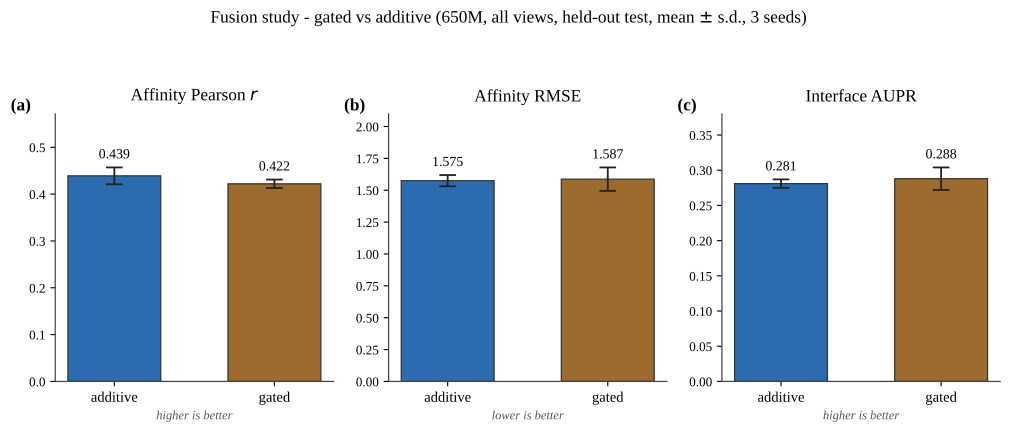

Source code (Python):
#!/usr/bin/env python3
"""Phase 5 B3 figure: gated vs additive fusion (650M, all views, held-out test, 3 seeds).
Honest presentation: bars = mean, error bars = +/- s.d. (real values from agg_gated.py).
Serif type; no names embedded."""
import numpy as np, matplotlib
matplotlib.use("Agg")
import matplotlib.pyplot as plt
from matplotlib import font_manager
for p in ["/usr/share/fonts/truetype/liberation/LiberationSerif-Regular.ttf",
          "/usr/share/fonts/truetype/liberation/LiberationSerif-Bold.ttf",
          "/usr/share/fonts/truetype/liberation/LiberationSerif-Italic.ttf"]:
    font_manager.fontManager.addfont(p)
plt.rcParams.update({"font.family": "serif",
                     "font.serif": ["Liberation Serif", "Times New Roman", "DejaVu Serif"],
                     "font.size": 12, "axes.linewidth": 0.9, "axes.edgecolor": "#444444"})

conds  = ["additive", "gated"]
colors = ["#2b6cb0", "#9c6b2e"]
P = {
 "Affinity Pearson $r$": dict(hi=True,  mean=[0.439, 0.422], sd=[0.018, 0.009]),
 "Affinity RMSE":        dict(hi=False, mean=[1.575, 1.587], sd=[0.044, 0.092]),
 "Interface AUPR":       dict(hi=True,  mean=[0.281, 0.288], sd=[0.006, 0.016]),
}

fig, axes = plt.subplots(1, 3, figsize=(10.2, 4.3))
x = np.arange(2)
for ax, (title, d), lab in zip(axes, P.items(), ["(a)", "(b)", "(c)"]):
    ax.bar(x, d["mean"], width=0.58, color=colors, edgecolor="#333333", linewidth=0.9, zorder=2)
    ax.errorbar(x, d["mean"], yerr=d["sd"], fmt="none", ecolor="#222222",
                elinewidth=1.3, capsize=6, capthick=1.3, zorder=4)
    for xi, m, s in zip(x, d["mean"], d["sd"]):
        ax.text(xi, m + s + 0.03 * max(d["mean"]), f"{m:.3f}", ha="center", va="bottom", fontsize=10)
    ax.set_ylim(0, max(np.array(d["mean"]) + np.array(d["sd"])) * 1.25)
    ax.set_title(title, fontsize=12.5, pad=9)
    ax.set_xticks(x); ax.set_xticklabels(conds, fontsize=10.5)
    ax.tick_params(axis="y", labelsize=9.5)
    ax.spines["top"].set_visible(False); ax.spines["right"].set_visible(False)
    ax.set_xlabel("higher is better" if d["hi"] else "lower is better",
                  fontsize=9, color="#555555", style="italic")
    ax.text(-0.16, 1.06, lab, transform=ax.transAxes, fontsize=12.5, fontweight="bold", va="top")

fig.suptitle("Fusion study - gated vs additive (650M, all views, held-out test, mean $\\pm$ s.d., 3 seeds)",
             fontsize=12.5, y=1.00)
fig.tight_layout(rect=[0, 0, 1, 0.95])
fig.savefig("phase5_fusion.png", dpi=300, bbox_inches="tight")
fig.savefig("phase5_fusion.pdf", bbox_inches="tight")
print("wrote phase5_fusion.png / .pdf")
